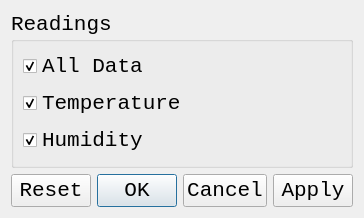
<?xml version="1.0" encoding="UTF-8"?>
<ui version="4.0">
 <class>ReadingsDialogBox</class>
 <widget class="QDialog" name="ReadingsDialogBox">
  <property name="geometry">
   <rect>
    <x>0</x>
    <y>0</y>
    <width>356</width>
    <height>209</height>
   </rect>
  </property>
  <property name="sizePolicy">
   <sizepolicy hsizetype="MinimumExpanding" vsizetype="MinimumExpanding">
    <horstretch>0</horstretch>
    <verstretch>0</verstretch>
   </sizepolicy>
  </property>
  <property name="font">
   <font>
    <family>Consolas</family>
    <pointsize>16</pointsize>
   </font>
  </property>
  <property name="windowTitle">
   <string>Dialog</string>
  </property>
  <layout class="QVBoxLayout" name="verticalLayout">
   <item>
    <widget class="QGroupBox" name="ReadingsDialogBoxGroupBox">
     <property name="title">
      <string>Readings</string>
     </property>
     <layout class="QVBoxLayout" name="verticalLayout_2">
      <item>
       <widget class="QCheckBox" name="ReadingsDialogBoxAllDataCheckBox">
        <property name="text">
         <string>All Data</string>
        </property>
        <property name="checked">
         <bool>true</bool>
        </property>
       </widget>
      </item>
      <item>
       <widget class="QCheckBox" name="ReadingsDialogBoxTemperatureCheckBox">
        <property name="text">
         <string>Temperature</string>
        </property>
        <property name="checked">
         <bool>true</bool>
        </property>
       </widget>
      </item>
      <item>
       <widget class="QCheckBox" name="ReadingsDialogBoxHumidityCheckBox">
        <property name="text">
         <string>Humidity</string>
        </property>
        <property name="checked">
         <bool>true</bool>
        </property>
       </widget>
      </item>
     </layout>
    </widget>
   </item>
   <item>
    <widget class="QDialogButtonBox" name="ReadingsDialogBoxButtons">
     <property name="standardButtons">
      <set>QDialogButtonBox::Apply|QDialogButtonBox::Cancel|QDialogButtonBox::Ok|QDialogButtonBox::Reset</set>
     </property>
     <property name="centerButtons">
      <bool>true</bool>
     </property>
    </widget>
   </item>
  </layout>
 </widget>
 <resources/>
 <connections/>
</ui>
